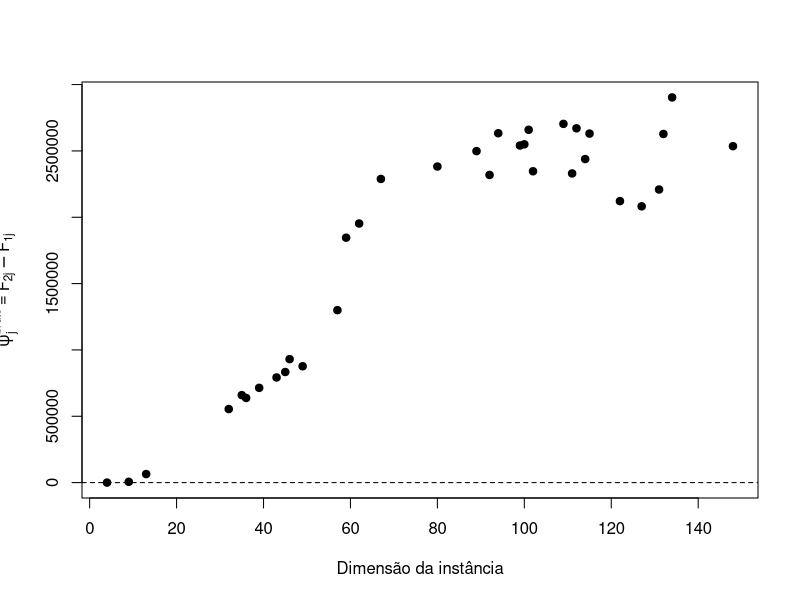
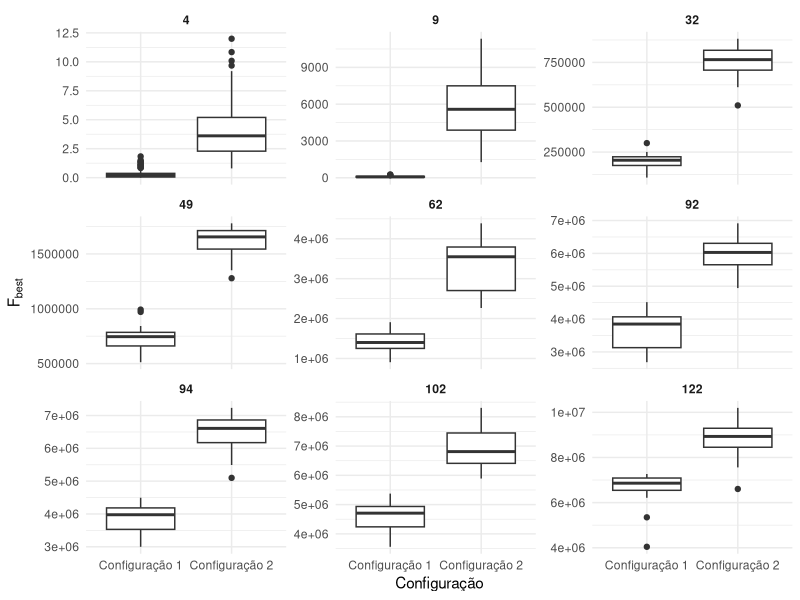
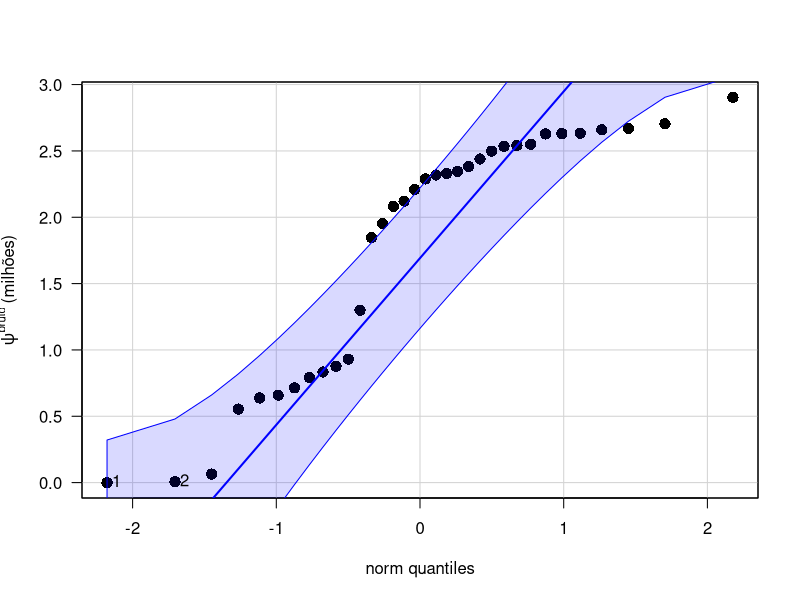
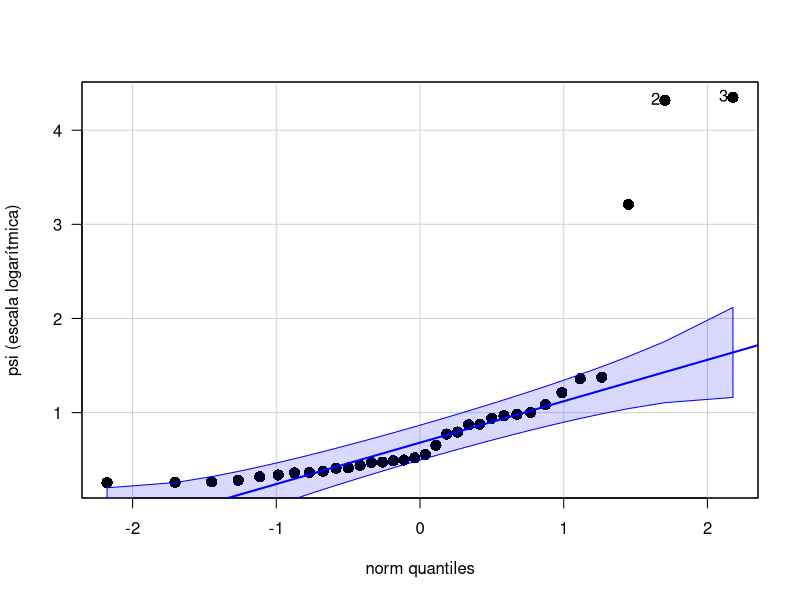
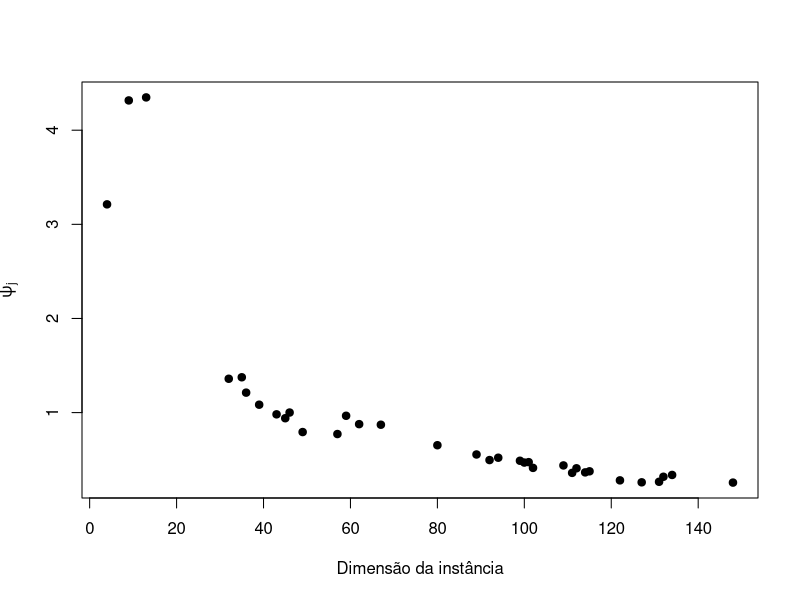
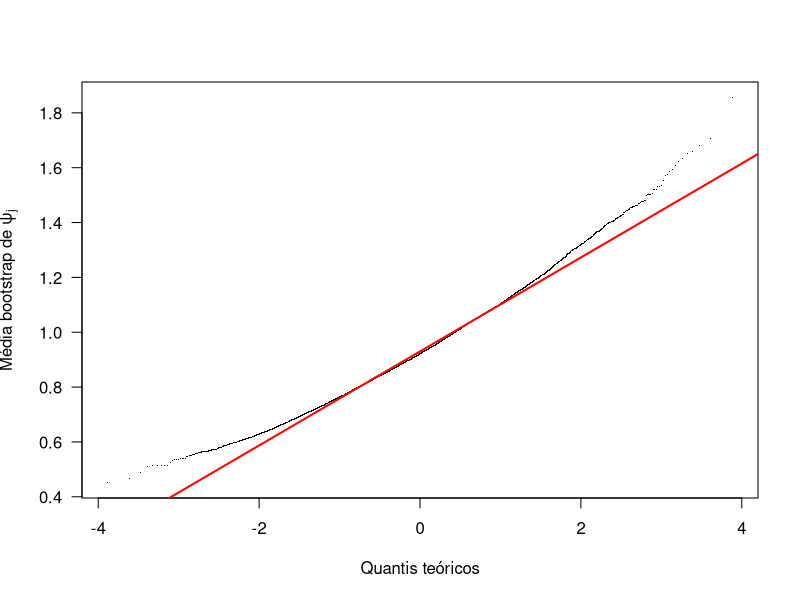

These figures' R source, in order:
## ---- chunk 1
knitr::opts_chunk$set(fig.pos = "H", out.extra = "")
## ---- chunk 2
ss <- power.t.test(delta = 0.5, sd = 1, sig.level = 0.05, power = 0.8,
                   type = "paired", alternative = "two.sided")
## ---- chunk 3
# Sorteio feito em ec03_experimento.R com set.seed(2026) e salvo em dims_ec03.csv
dims <- sort(read.csv("dims_ec03.csv")$dim)

cat("**Dimensões selecionadas:** ", paste(dims, collapse = ", "), ".", sep = "")
## ---- chunk 4
pil       <- read.csv("piloto_ec03.csv", sep = ";")
sigma_pil <- sd(pil$psi)
se_star   <- sqrt(0.1) * sigma_pil
fv <- function(x, d = 3) gsub(".", "{,}", sprintf(paste0("%.", d, "f"), x), fixed = TRUE)
## ---- chunk 5

# Leitura dos dados brutos
res <- read.csv("dados_ec03.csv",
                sep = ";", dec = ".", header = TRUE)

# Média e número de repetições por dimensão e configuração
estatisticas <- aggregate(
  Fbest ~ dim + config,
  data = res,
  FUN = function(x) c(media = mean(x), n = length(x))
)

medias <- data.frame(
  dim    = estatisticas$dim,
  config = estatisticas$config,
  media  = estatisticas$Fbest[, "media"],
  n      = estatisticas$Fbest[, "n"]
)

media1 <- subset(medias, config == 1, select = c(dim, media, n))
media2 <- subset(medias, config == 2, select = c(dim, media, n))
names(media1) <- c("dim", "media1", "n1")
names(media2) <- c("dim", "media2", "n2")

diferencas <- merge(media1, media2, by = "dim")

# Diferença: Configuração 2 - Configuração 1 (escala original)
diferencas$psi_bruto <- diferencas$media2 - diferencas$media1
diferencas <- diferencas[order(diferencas$dim), ]
## ---- chunk 6
plot(
  x = diferencas$dim,
  y = diferencas$psi_bruto,
  xlab = "Dimensão da instância",
  ylab = expression(psi[j]^{bruto} == bar(F)[2*j] - bar(F)[1*j]),
  pch = 19
)
abline(h = 0, lty = 2)
## ---- chunk 7
set.seed(1)

dims_expl <- sort(sample(dims, size = 9, replace = FALSE))


cat("**Dimensões selecionadas para a análise exploratória:** ",
    paste(dims_expl, collapse = ", "), ".", sep = "")

## ---- chunk 8

library(ggplot2)

res_expl <- subset(res, dim %in% dims_expl)

res_expl$config <- factor(
  res_expl$config,
  levels = c(1, 2),
  labels = c("Configuração 1", "Configuração 2")
)

ggplot(res_expl, aes(x = config, y = Fbest)) +
  geom_boxplot() +
  facet_wrap(~ dim, scales = "free_y") +
  labs(
    x = "Configuração",
    y = expression(F[best])
  ) +
  theme_minimal() +
  theme(
    strip.text = element_text(face = "bold"),
    axis.text.x = element_text(angle = 0)
  )
## ---- chunk 9
sw_bruto <- shapiro.test(diferencas$psi_bruto)
# p-valor: "< 0,001" quando muito pequeno
fp <- function(p) if (p < 0.001) "< 0{,}001" else paste("=", gsub(".", "{,}", sprintf("%.3f", p), fixed = TRUE))
## ---- chunk 10
invisible(
car::qqPlot(diferencas$psi_bruto / 1e6,
            id = TRUE,
            ylab = expression(psi^{bruto}~"(milhões)"),
            cex = 1.5,
            pch = 16,
            las = 1)
)
## ---- chunk 11
res$log_Fbest <- log(res$Fbest)

medias_log <- aggregate(log_Fbest ~ dim + config, data = res, FUN = mean)

m1 <- subset(medias_log, config == 1, select = c(dim, log_Fbest))
m2 <- subset(medias_log, config == 2, select = c(dim, log_Fbest))
names(m1)[2] <- "Y1"
names(m2)[2] <- "Y2"

diferencas_log <- merge(m1, m2, by = "dim")
diferencas_log$psi <- diferencas_log$Y2 - diferencas_log$Y1
diferencas_log <- diferencas_log[order(diferencas_log$dim), ]

sw_log   <- shapiro.test(diferencas_log$psi)
extremos <- order(diferencas_log$psi, decreasing = TRUE)[1:3]
## ---- chunk 12
invisible(
  car::qqPlot(diferencas_log$psi,
              id = TRUE,
              ylab = "psi (escala logarítmica)",
              cex = 1.5,
              pch = 16,
              las = 1)
)
## ---- chunk 13
plot(
  x = diferencas_log$dim,
  y = diferencas_log$psi,
  xlab = "Dimensão da instância",
  ylab = expression(psi[j]),
  pch = 19
)
abline(h = 0, lty = 2)
## ---- chunk 14
alpha  <- 0.05
d_star <- 0.5

psi   <- diferencas_log$psi
N     <- length(psi)
psi_m <- mean(psi)
psi_s <- sd(psi)

# número com vírgula decimal, para uso em modo matemático
fm <- function(x, d = 2) gsub(".", "{,}", sprintf(paste0("%.", d, "f"), x), fixed = TRUE)
# porcentagem inteira
fpct <- function(x) paste0(round(100 * x), "\\%")
## ---- chunk 15
teste_t <- t.test(diferencas_log$Y2, diferencas_log$Y1, paired = TRUE,
                  alternative = "two.sided", conf.level = 1 - alpha)
## ---- chunk 16
set.seed(2026)
media_boot <- replicate(9999, mean(sample(psi, N, replace = TRUE)))
ic_boot    <- quantile(media_boot, c(alpha / 2, 1 - alpha / 2))

qqnorm(media_boot, pch = ".", las = 1, main = "",
       xlab = "Quantis teóricos", ylab = expression("Média bootstrap de " * psi[j]))
qqline(media_boot, col = "red", lwd = 2)
## ---- chunk 17
n_sinal <- sum(psi != 0)
r_sinal <- sum(psi > 0)
p_sinal <- min(1, 2 * pbinom(min(r_sinal, n_sinal - r_sinal), n_sinal, prob = 0.5))
## ---- chunk 18
teste_w <- suppressWarnings(wilcox.test(diferencas_log$Y2, diferencas_log$Y1, paired = TRUE,
                                        alternative = "two.sided", conf.int = TRUE,
                                        conf.level = 1 - alpha))
## ---- chunk 19
ic_t   <- teste_t$conf.int
t_crit <- qt(1 - alpha / 2, df = N - 1)
d_hat  <- psi_m / psi_s
razao    <- exp(psi_m)
razao_ic <- exp(ic_t)
## ---- chunk 20
t_sem   <- t.test(psi[-extremos], mu = 0, conf.level = 1 - alpha)
razao_s <- exp(unname(t_sem$estimate))
rho     <- cor(diferencas_log$dim, psi, method = "spearman")
razao_min <- exp(min(psi)); razao_max <- exp(max(psi))
## ---- chunk 21
pot <- power.t.test(n = N, delta = d_star, sd = 1, sig.level = alpha,
                    type = "paired", alternative = "two.sided")$power
## ---- chunk 22
papeis <- data.frame(
  Integrante = c("Adonai Arruda", "Alexandra Milaya Soto Aponte",
                 "João Paulo Gonçalves Simim", "Yasmim Machado"),
  Papel = c("Coordenador e Relator: estruturação do repositório, implementação do algoritmo de amostragem e execução do experimento, redação da análise estatística e integração das contribuições da equipe.",
            "Programadora/Analista: redação da introdução, do planejamento do experimento e da análise exploratória dos dados, incluindo o cálculo do tamanho amostral.",
            "Analista/Verificador: revisão metodológica, documentação do estudo piloto, redação do resumo e das sugestões de melhoria, compilação independente do relatório e envio.",
            "Redatora e Verificadora: redação das conclusões e da discussão de significância e riscos, referências e revisão do texto final."))
knitr::kable(papeis, caption = "Papéis desempenhados pelos integrantes da equipe.")
## ---- chunk 23
knitr::kable(
  diferencas,
  digits = 1,
  format.args = list(decimal.mark = ",", big.mark = "."),
  col.names = c("Dim.", "Média Config. 1", "n1",
                "Média Config. 2", "n2", "Dif. (psi bruto)"),
  caption = "Desempenho médio (escala original) e número de repetições por instância."
)
## ---- chunk 24
tab_inst <- read.csv("tabela_instancias_ec03.csv")
tab_inst$atingiu <- ifelse(tab_inst$bateu_nmax, "não", "sim")
knitr::kable(
  tab_inst[, c("dim", "psi", "se", "n1", "n2", "atingiu")],
  digits = 3,
  format.args = list(decimal.mark = ","),
  col.names = c("Dim.", "psi (log)", "Erro padrão", "n1", "n2", "Atingiu se*"),
  caption = "Resultado do procedimento de amostragem por instância: diferença em escala logarítmica, seu erro padrão, número de execuções de cada configuração e se o alvo de precisão foi atingido."
)
